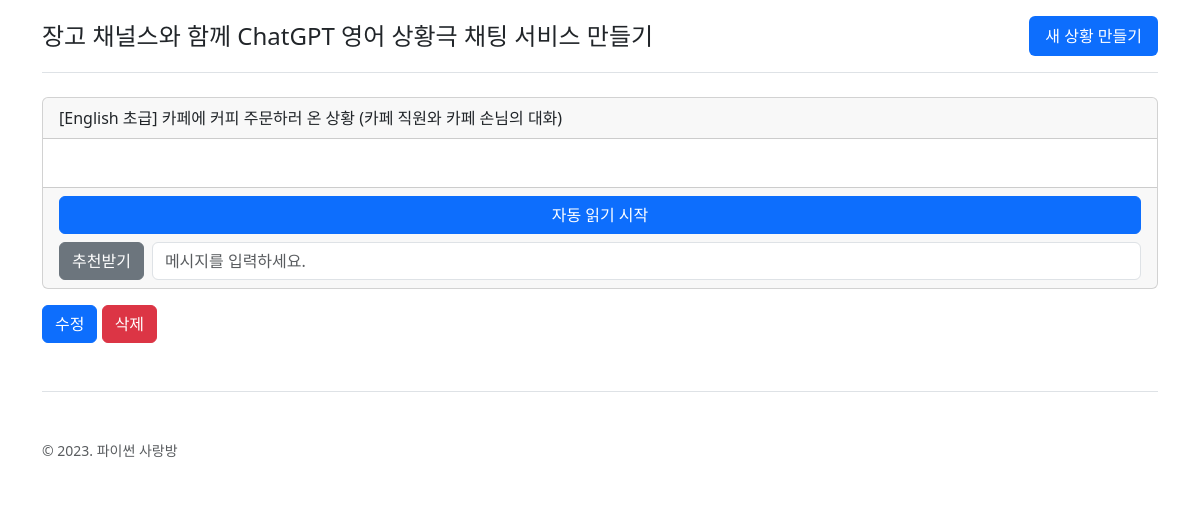
The page /chat/5/ (signed in) on the database as committed earlier.
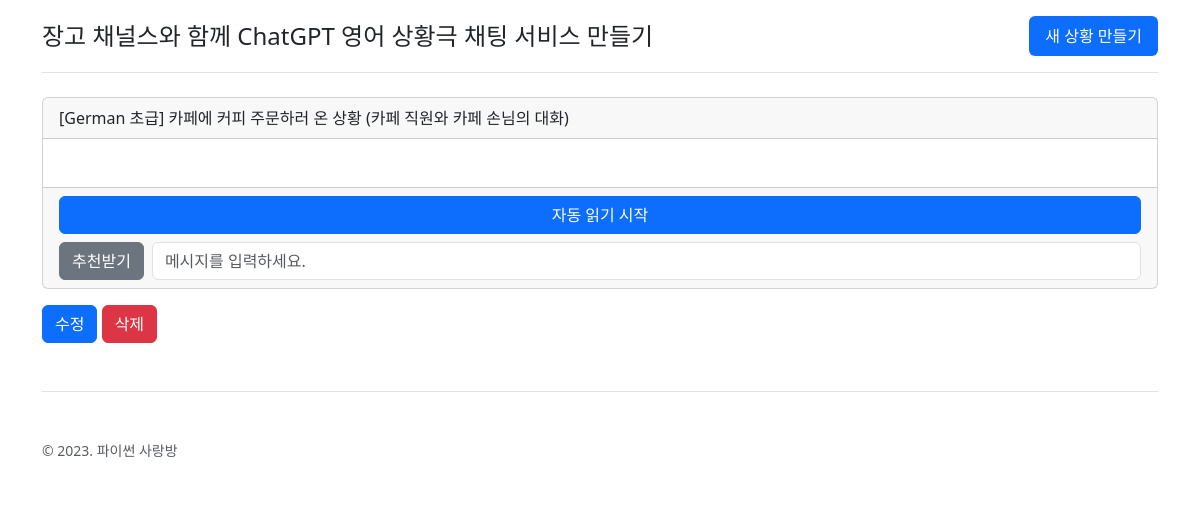
The same page on the database as committed later.
### chat/models.py (models this page shows, shortened)
class RolePlayingRoom(models.Model):
    class Language(models.TextChoices):
        ENGLISH = "en-US", "English"
        JAPANESE = "ja-JP", "Japanese"
        CHINESE = "zh-CN", "Chinese"
        SPANISH = "es-ES", "Spanish"
        FRENCH = "fr-FR", "French"
        GERMAN = "de-DE", "German"
        RUSSIAN = "ru-RU", "Russian"
    class Level(models.IntegerChoices):
        BEGINNER = 1, "초급"
        ADVANCED = 2, "고급"
    user = models.ForeignKey(settings.AUTH_USER_MODEL, on_delete=models.CASCADE)
    language = models.CharField(
        max_length=10,
        choices=Language.choices,
        default=Language.ENGLISH,
        verbose_name="대화 언어",
    )
    level = models.SmallIntegerField(
        choices=Level.choices, default=Level.BEGINNER, verbose_name="레벨"
    )
    situation = models.CharField(max_length=100, verbose_name="상황")
    situation_en = models.CharField(
        max_length=100,
        blank=True,
        verbose_name="상황 (영문)",
        help_text="GPT 프롬프트에 직접적으로 활용됩니다. 비워두시면, situation 필드를 번역해 자동 반영됩니다.",
    )
    my_role = models.CharField(max_length=100, verbose_name="내 역할")
    my_role_en = models.CharField(
        max_length=100,
        blank=True,
        verbose_name="내 역할 (영문)",
        help_text="GPT 프롬프트에 직접적으로 활용됩니다. 비워두시면, my_role 필드를 번역해 자동 반영됩니다.",
    )
    gpt_role = models.CharField(max_length=100, verbose_name="GPT 역할")
    gpt_role_en = models.CharField(
        max_length=100,
        blank=True,
        verbose_name="GPT 역할 (영문)",
        help_text="GPT 프롬프트에 직접적으로 활용됩니다. 비워두시면, gpt_role 필드를 번역해 자동 반영됩니다.",
    )
    class Meta:
        ordering = ["-pk"]

### chat/views.py (the view)
@method_decorator(staff_member_required, name="dispatch")
class RolePlayingRoomDetailView(DetailView):
    model = RolePlayingRoom
    def get_queryset(self):
        qs = super().get_queryset()
        qs = qs.filter(user=self.request.user)
        return qs

### chat/templates/chat/roleplayingroom_detail.html (shortened to what this page needs)
{% extends "chat/base.html" %}
{% block content %}
  <div class="row">
    <div class="col-sm-12">
      <div class="card">
        <div class="card-header">
          [{{ roleplayingroom.get_language_display }}
          {{ roleplayingroom.get_level_display }}]
          {{ roleplayingroom.situation }}
          ({{ roleplayingroom.gpt_role }}와
          {{ roleplayingroom.my_role }}의 대화)
        </div>
        <div class="card-body">
        </div>
        <div class="card-footer">
          <div class="d-grid gap-2 mb-2"><button class="btn btn-primary" id="auto-play-btn">자동 읽기 시작</button></div>
          <div class="d-flex gap-2">
            <button class="btn btn-secondary" id="recommend-btn">추천받기</button>
            <form id="message-form" class="d-flex gap-1 flex-grow-1">
              <input type="text" name="message" placeholder="메시지를 입력하세요." class="form-control flex-grow-1"/>
            </form>
          </div>
        </div>
      </div>
    </div>
  </div>
  <div class="my-3">
    <a href="{% url 'role_playing_room_update' roleplayingroom.pk %}" class="btn btn-primary">수정</a>
    <a href="{% url 'role_playing_room_delete' roleplayingroom.pk %}" class="btn btn-danger">삭제</a>
  </div>
{% endblock %}

Rows that differ between the two databases and show on the page:
changed RolePlayingRoom "초급": language "English" → "German"
